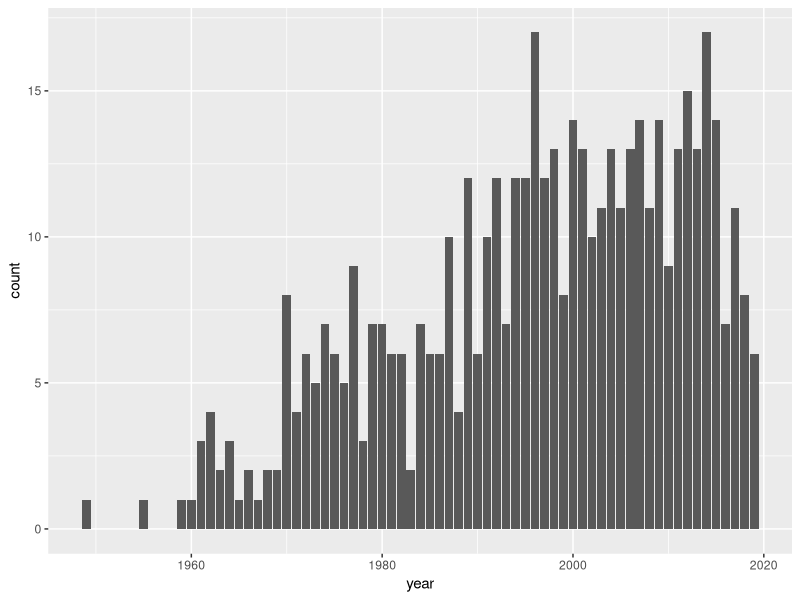
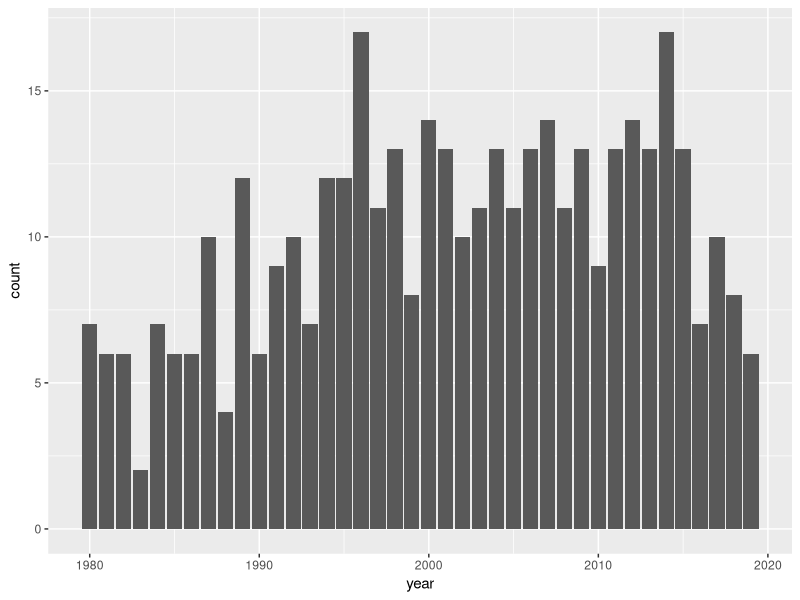
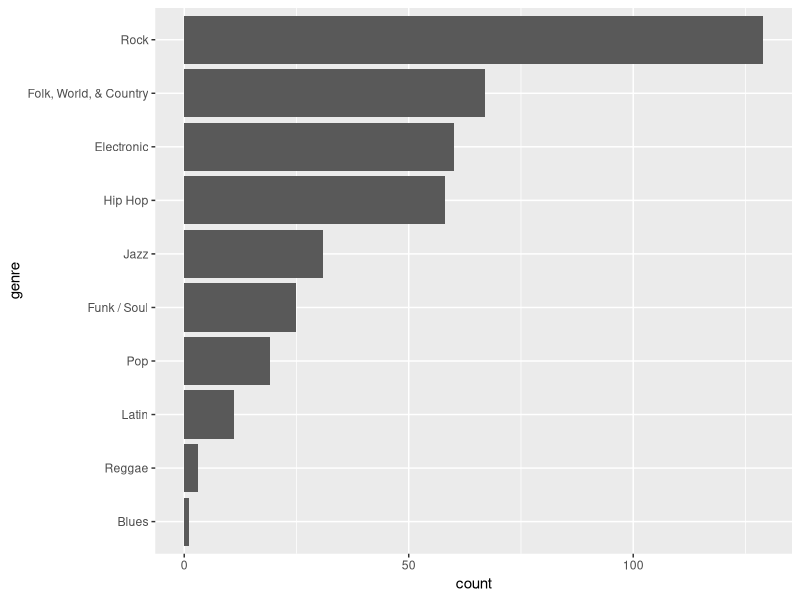
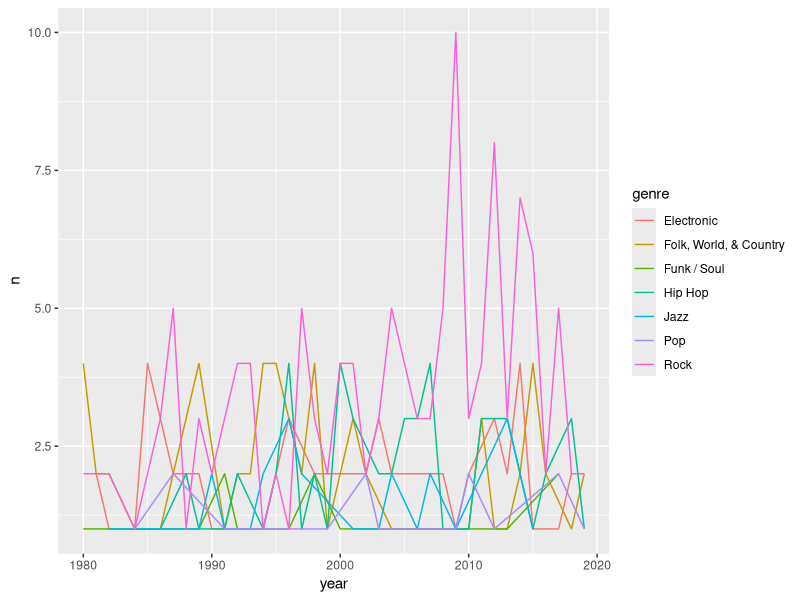
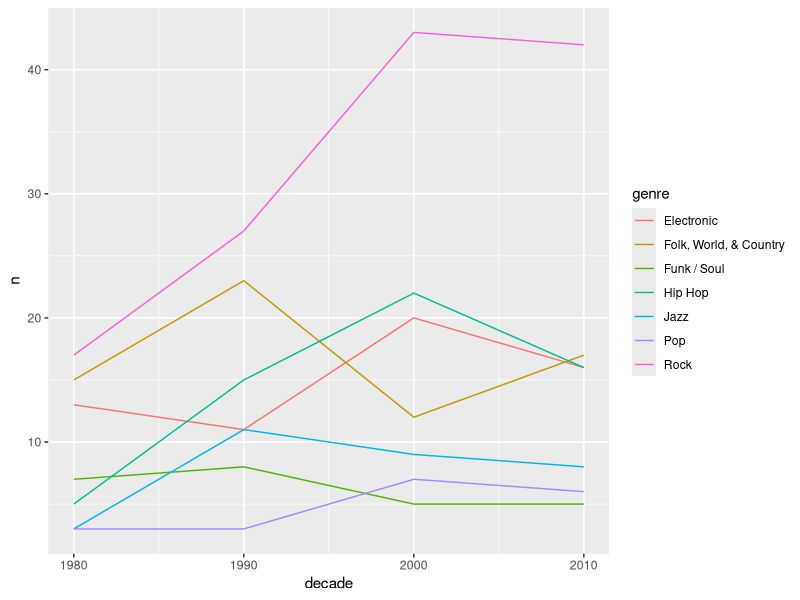

Recreate these plots in R, in order. (Note: this script raises an error after producing the figures.)
## ---- chunk 1
knitr::opts_chunk$set(echo = TRUE)
library('tidyverse')
library('dplyr')
library('caret')
## ---- chunk 2
albums <- read_csv('data/album-cover-data.csv')

colSums(is.na(albums))
## ---- chunk 3
dat <- albums %>%
  drop_na()

dat %>%
  ggplot() +
  geom_bar(aes(x=year))
## ---- chunk 4
dat_albums <- dat %>%
  filter(
    year >= 1980,
    genre != 'Non-Music' & genre != 'Classical' & genre !='Stage & Screen',
    !str_detect(title, 'Tour|Live'),
    !str_detect(title, 'New York')
    ) %>%
  mutate( decade = (year %/% 10) * 10) # group by decade

#dat_clean <- filter(dat_clean, !str_detect(title, 'Tour|Live')) # Remove more non-studio releases
# dat_clean <- filter(dat_clean, !str_detect(title, 'New York')) # Remove other live albums
# dat_clean <- filter(dat_clean, genre != 'Non-Music') # Remove non-studio release genres
# dat_clean <- filter(dat_clean, genre != 'Stage & Screen') # Remove non-studio release genres
# dat_clean <- filter(dat_clean, genre != 'Classical') # Remove non-studio release genres
# dat_clean <- filter(dat_clean, genre != 'Children\'s') # Remove non-studio release genres
#dat_clean <- mutate(dat_clean, genre = as.factor(genre))

dat_albums %>%
  ggplot() +
  geom_bar(aes(x=year))
## ---- chunk 5
dat_albums %>% nrow()

dat_albums %>%
  group_by(genre) %>%
  count() %>%
  arrange(-n)
## ---- chunk 6
dat_albums %>%
  mutate(genre = genre %>% fct_infreq() %>% fct_rev()) %>%
  ggplot() +
  geom_bar(aes(x=genre)) +
  coord_flip()
## ---- chunk 7
dat_albums <- dat_albums %>%
  filter( genre != 'Blues' & genre != 'Reggae' & genre != 'Latin')
## ---- chunk 8
dat_albums %>% nrow()
## ---- chunk 9
dat_albums %>%
  group_by(genre, year) %>%
  count() %>%
  ggplot(aes(x = year, y = n)) +
  geom_line(aes(col = genre))
## ---- chunk 10

dat_albums %>%
  group_by(decade, genre) %>%
  count() %>%
  ggplot(aes(x = decade, y = n)) +
  geom_line(aes(col = genre))
## ---- chunk 11
# Step 1: Configure Class variable 
set.seed(123)
dat_clean <- dat_albums %>% 
  mutate(
    genre = as.factor(genre),
    caption_1 = as.factor(caption_1),
    n = 1,
    ) %>% 
  select(-title, -artist, -year, -caption_2, -caption_3, -caption_4, -caption_5) %>% # Remove unimportant variables
  spread(key = caption_1, value = n, fill = 0) %>%
  rename(Class = genre)

dat_clean <- dat_clean %>% mutate(id = row_number()) 
## ---- chunk 12
# Step 2: Train Split
dat_train <- dat_clean %>%
 sample_frac(0.80)

dat_test <- dat_clean %>%
 anti_join(dat_train, by = 'id') %>%
 select(-id)

dat_train <- dat_train %>%
 select(-id)
## ---- chunk 13
# Step 3: Pre Process - Standarize Training Data
# mod_pp <- preProcess(dat_train, method = c('scale','center'))
# dat_train_pp <- predict(mod_pp, dat_train) 
dat_train_pp <- dat_train
## ---- chunk 14
# Step 4: Resample as needed
dat_train_up <- upSample(x = dat_train_pp %>% select(-Class), y = dat_train_pp$Class)

dat_train_up %>%
  group_by(Class) %>%
  count()
## ---- chunk 15
# Step 5: Train Model
train_control <- trainControl(
  method = 'cv',
  number = 10
)

model_ranger = train(
  dat_train_up %>% select(-Class),
  dat_train_up$Class,
  method = "ranger",
  importance = "impurity",
  trControl = train_control,
)

model_ranger

saveRDS(model_ranger, 'models/my_ranger_model.RDS') 
## ---- chunk 16
#Step 6: Get predictions from centered test data
# dat_test_pp <- predict(mod_pp, dat_test)
## ---- chunk 17
# Step 7: Predict from centered test data (as standardized - w/ 'scale' option gives 'zero variance error' )
# predictions <- predict(model_ranger, dat_test_pp)

# Step 7: Predict from non-preProcessed test data => still get the same .292 accuracy!
predictions <- predict(model_ranger, dat_test)
## ---- chunk 18
# Step 8: Anaylize Confusion matrix (Actuals => $Class)
cm <- confusionMatrix(predictions, dat_test$Class)
cm
## ---- chunk 19
cm$overall['Accuracy']
cm$overall['AccuracyNull']
## ---- chunk 20
# Step 9: Variable importance
plot(varImp(model_ranger), top = 10)
